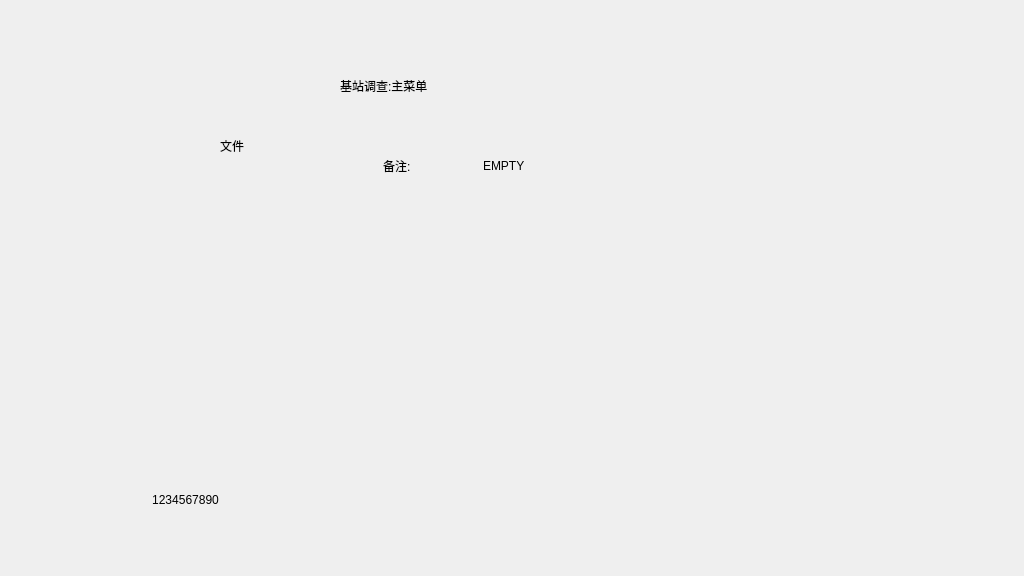
<?xml version="1.0" encoding="UTF-8"?>
<ui version="4.0">
 <class>BaseMenu</class>
 <widget class="QMainWindow" name="BaseMenu">
  <property name="geometry">
   <rect>
    <x>0</x>
    <y>0</y>
    <width>1024</width>
    <height>576</height>
   </rect>
  </property>
  <property name="windowTitle">
   <string>MainWindow</string>
  </property>
  <widget class="QWidget" name="centralwidget">
   <widget class="QLabel" name="titleLabel">
    <property name="geometry">
     <rect>
      <x>340</x>
      <y>70</y>
      <width>181</width>
      <height>31</height>
     </rect>
    </property>
    <property name="text">
     <string>基站调查:主菜单</string>
    </property>
   </widget>
   <widget class="QLabel" name="fileLabel">
    <property name="geometry">
     <rect>
      <x>220</x>
      <y>130</y>
      <width>51</width>
      <height>31</height>
     </rect>
    </property>
    <property name="text">
     <string>文件</string>
    </property>
   </widget>
   <widget class="TimeLabel" name="currentTime">
    <property name="geometry">
     <rect>
      <x>90</x>
      <y>490</y>
      <width>191</width>
      <height>20</height>
     </rect>
    </property>
    <property name="styleSheet">
     <string notr="true">font: 75 11pt &quot;黑体&quot;;</string>
    </property>
    <property name="text">
     <string>1234567890</string>
    </property>
    <property name="alignment">
     <set>Qt::AlignCenter</set>
    </property>
   </widget>
   <widget class="QLabel" name="fileTypeLabel">
    <property name="geometry">
     <rect>
      <x>383</x>
      <y>150</y>
      <width>31</width>
      <height>31</height>
     </rect>
    </property>
    <property name="text">
     <string>备注:</string>
    </property>
   </widget>
   <widget class="QLabel" name="fileStatusLabel">
    <property name="geometry">
     <rect>
      <x>483</x>
      <y>150</y>
      <width>41</width>
      <height>31</height>
     </rect>
    </property>
    <property name="text">
     <string>EMPTY</string>
    </property>
   </widget>
  </widget>
 </widget>
 <customwidgets>
  <customwidget>
   <class>TimeLabel</class>
   <extends>QLabel</extends>
   <header>timelabel.h</header>
  </customwidget>
 </customwidgets>
 <resources/>
 <connections/>
</ui>
